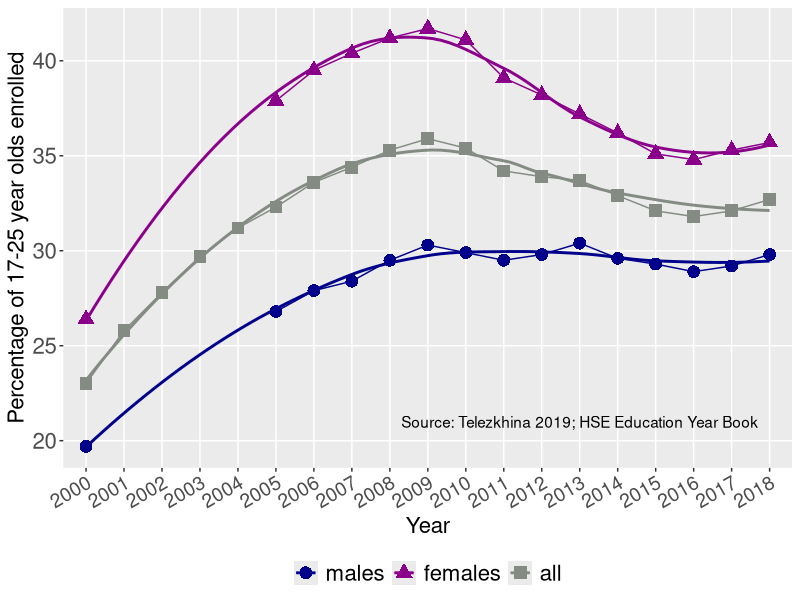
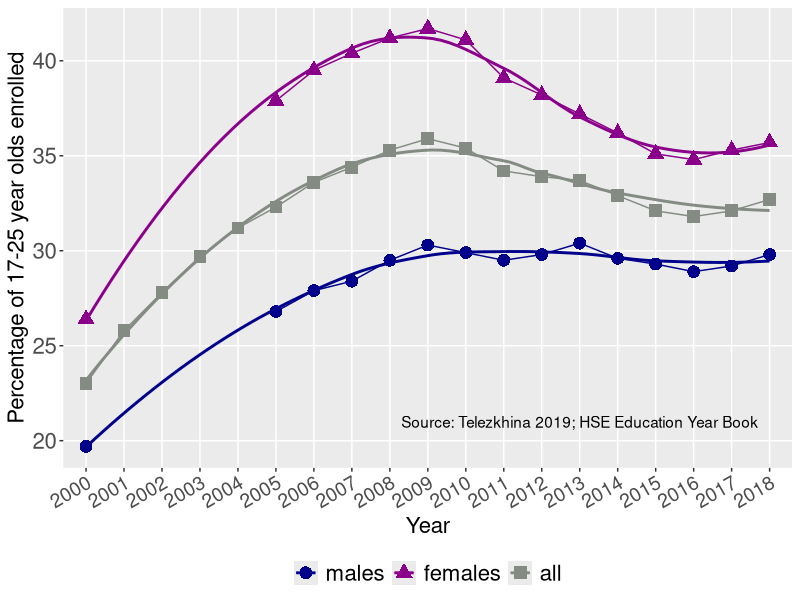

Write R code to recreate these figures, in order.
# telez1a.R

# Graph in telezhkina presentation reproduced in ggplot2

library(reshape2)
library(ggplot2)
library(dplyr)

# Input the data
cards <-"YEAR en_m en_f en_all 
2000 19.7 26.4 23.0
2001  NA  NA   25.8
2002  NA  NA   27.8
2003  NA  NA   29.7
2004  NA  NA   31.2
2005 26.8 37.9 32.3
2006 27.9 39.5 33.6
2007 28.4 40.4 34.4
2008 29.5 41.2 35.3
2009 30.3 41.7 35.9
2010 29.9 41.1 35.4
2011 29.5 39.1 34.2
2012 29.8 38.2 33.9
2013 30.4 37.2 33.7
2014 29.6 36.2 32.9
2015 29.3 35.1 32.1
2016 28.9 34.8 31.8
2017 29.2 35.3 32.1
2018 29.8 35.7 32.7
  "
telez1a <-read.table(textConnection(cards),header=TRUE)

closeAllConnections()

telez1a$YEAR <- factor(telez1a$YEAR)

telez1b <- melt(data=telez1a, id.var="YEAR")

telez1b$variable <- factor(telez1b$variable,labels=c("males","females","all"))



ggplot(data=telez1b , aes(YEAR, value, group = variable, 
                          color = variable,
                            shape = variable)) +
  geom_point(aes(shape = variable), size = 4) +
  geom_smooth(se = F, method = 'loess') +
  geom_line() +
#  scale_y_continuous(limits = c(-1, 30), breaks = seq(0, 30, 2)) +
  theme(legend.title = element_blank(),
        legend.position = "bottom",
        panel.grid.minor = element_blank(),
        axis.text.x = element_text(angle = 30, hjust = 1, size = 14),
        axis.text.y = element_text(size = 16),
        axis.title = element_text(size = 16),
        legend.text = element_text(size = 16),
        legend.key = element_rect(size = 16)) +
  scale_color_manual(values = c("darkblue","darkmagenta","honeydew4")) +
  #scale_shape_manual(values=c(2,4)) +
#  scale_x_discrete(breaks = c(2000,20002,2004,2006,2008,2010,2012,2014,2016,2018)) +
  ylab("Percentage of 17-25 year olds enrolled") +
  xlab("Year")+
  annotate("text", x = 14, y = 21, label = "Source: Telezkhina 2019; HSE Education Year Book")

# Saving
ggsave("telez1a.png", width = 7, height = 7,
       units = "in")